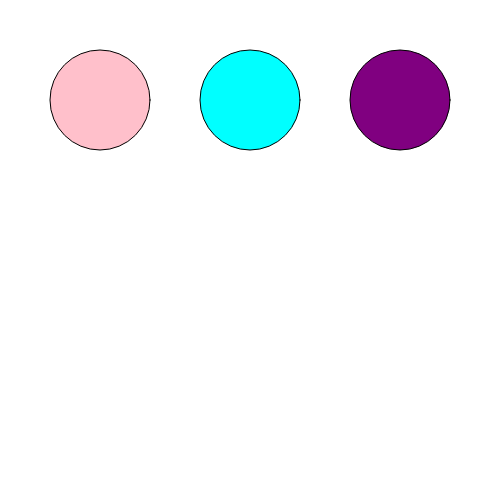
Frame 1 (no input)
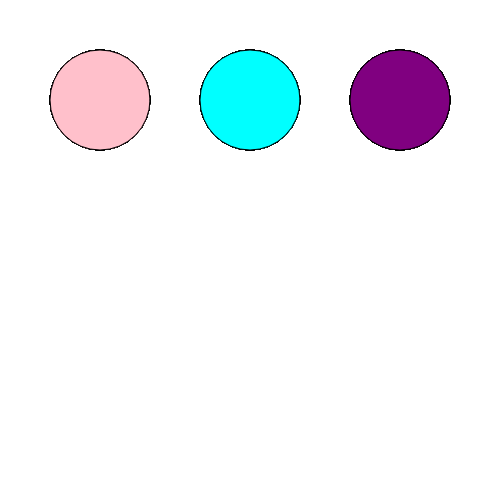
Frame 60 (no input)
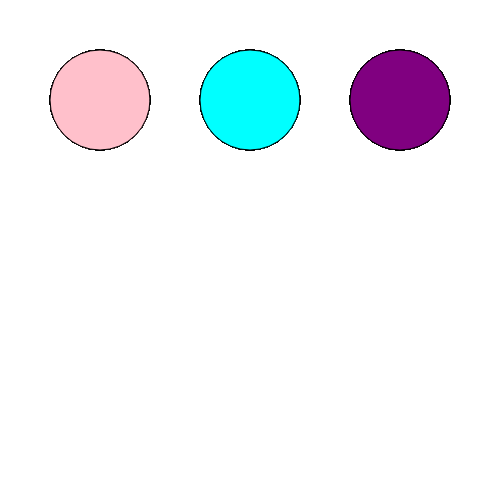
Frame 120 (the mouse pressed at the canvas centre since frame 60)

The p5.js sketch that drew these frames (run headless with seeded random() and noise() and a simulated clock; from frame 60 on, the mouse is pressed at the canvas centre):

// p5.js sketch
// ── sketch.js
function setup() {
  background(0);
  createCanvas(500, 500);
}

function draw () {
  fill('pink');
  ellipse(100, 100, 100);
  fill('aqua');
  ellipse(250,100,100);
  fill('purple');
  ellipse(400,100, 100);
}
